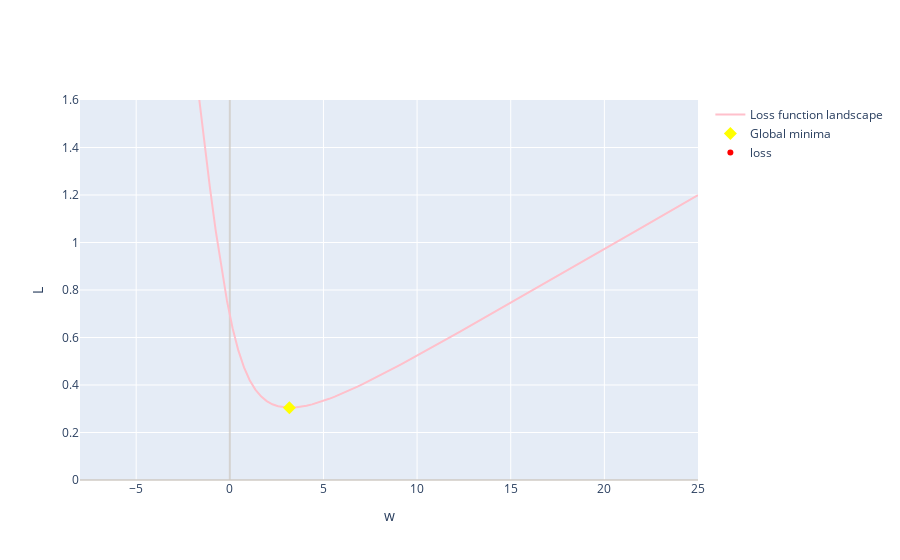

Here is the notebook cell this chart was saved with:
### Code cell
data.loss_landscape(secret_weight,L)
